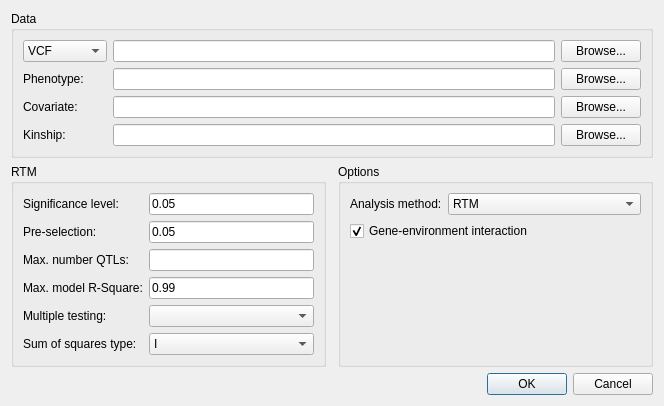
<?xml version="1.0" encoding="UTF-8"?>
<ui version="4.0">
 <class>DialogAssoc</class>
 <widget class="QDialog" name="DialogAssoc">
  <property name="geometry">
   <rect>
    <x>0</x>
    <y>0</y>
    <width>664</width>
    <height>397</height>
   </rect>
  </property>
  <property name="windowTitle">
   <string>Dialog</string>
  </property>
  <layout class="QGridLayout" name="gridLayout_2">
   <item row="4" column="2">
    <widget class="QDialogButtonBox" name="buttonBox">
     <property name="orientation">
      <enum>Qt::Horizontal</enum>
     </property>
     <property name="standardButtons">
      <set>QDialogButtonBox::Cancel|QDialogButtonBox::Ok</set>
     </property>
    </widget>
   </item>
   <item row="3" column="2">
    <spacer name="verticalSpacer">
     <property name="orientation">
      <enum>Qt::Vertical</enum>
     </property>
     <property name="sizeHint" stdset="0">
      <size>
       <width>20</width>
       <height>40</height>
      </size>
     </property>
    </spacer>
   </item>
   <item row="1" column="0">
    <widget class="QGroupBox" name="groupBoxRTM">
     <property name="title">
      <string>RTM</string>
     </property>
     <layout class="QFormLayout" name="formLayout">
      <item row="0" column="0">
       <widget class="QLabel" name="labelSignificanceLevel">
        <property name="text">
         <string>Significance level:</string>
        </property>
       </widget>
      </item>
      <item row="0" column="1">
       <widget class="QLineEdit" name="lineEditSignificanceLevel">
        <property name="text">
         <string>0.05</string>
        </property>
       </widget>
      </item>
      <item row="1" column="0">
       <widget class="QLabel" name="labelPreselection">
        <property name="text">
         <string>Pre-selection:</string>
        </property>
       </widget>
      </item>
      <item row="1" column="1">
       <widget class="QLineEdit" name="lineEditPreselection">
        <property name="text">
         <string>0.05</string>
        </property>
       </widget>
      </item>
      <item row="2" column="0">
       <widget class="QLabel" name="labelMaxNumQTLs">
        <property name="text">
         <string>Max. number QTLs:</string>
        </property>
       </widget>
      </item>
      <item row="2" column="1">
       <widget class="QLineEdit" name="lineEditMaxNumQTLs"/>
      </item>
      <item row="3" column="0">
       <widget class="QLabel" name="labelMaxModelRSquare">
        <property name="text">
         <string>Max. model R-Square:</string>
        </property>
       </widget>
      </item>
      <item row="3" column="1">
       <widget class="QLineEdit" name="lineEditMaxModelRSquare">
        <property name="text">
         <string>0.99</string>
        </property>
       </widget>
      </item>
      <item row="4" column="0">
       <widget class="QLabel" name="labelMultTest">
        <property name="text">
         <string>Multiple testing:</string>
        </property>
       </widget>
      </item>
      <item row="4" column="1">
       <widget class="QComboBox" name="comboBoxMultTest">
        <item>
         <property name="text">
          <string/>
         </property>
        </item>
        <item>
         <property name="text">
          <string>BON</string>
         </property>
        </item>
        <item>
         <property name="text">
          <string>FDR</string>
         </property>
        </item>
       </widget>
      </item>
      <item row="5" column="0">
       <widget class="QLabel" name="labelSumSqrType">
        <property name="text">
         <string>Sum of squares type:</string>
        </property>
       </widget>
      </item>
      <item row="5" column="1">
       <widget class="QComboBox" name="comboBoxSumSqrType">
        <item>
         <property name="text">
          <string>I</string>
         </property>
        </item>
        <item>
         <property name="text">
          <string>III</string>
         </property>
        </item>
       </widget>
      </item>
     </layout>
    </widget>
   </item>
   <item row="0" column="0" colspan="3">
    <widget class="QGroupBox" name="groupBoxData">
     <property name="title">
      <string>Data</string>
     </property>
     <layout class="QGridLayout" name="gridLayout">
      <item row="0" column="0">
       <widget class="QComboBox" name="comboBoxGenotype">
        <item>
         <property name="text">
          <string>VCF</string>
         </property>
        </item>
        <item>
         <property name="text">
          <string>PED/MAP</string>
         </property>
        </item>
        <item>
         <property name="text">
          <string>HapMap</string>
         </property>
        </item>
        <item>
         <property name="text">
          <string>Genotype</string>
         </property>
        </item>
       </widget>
      </item>
      <item row="0" column="1">
       <widget class="QLineEdit" name="lineEditGenotype"/>
      </item>
      <item row="0" column="2">
       <widget class="QPushButton" name="pushButtonGenotype">
        <property name="text">
         <string>Browse...</string>
        </property>
       </widget>
      </item>
      <item row="1" column="0">
       <widget class="QLabel" name="labelPhenotype">
        <property name="text">
         <string>Phenotype:</string>
        </property>
       </widget>
      </item>
      <item row="1" column="1">
       <widget class="QLineEdit" name="lineEditPhenotype"/>
      </item>
      <item row="1" column="2">
       <widget class="QPushButton" name="pushButtonPhenotype">
        <property name="text">
         <string>Browse...</string>
        </property>
       </widget>
      </item>
      <item row="2" column="0">
       <widget class="QLabel" name="labelCovariate">
        <property name="text">
         <string>Covariate:</string>
        </property>
       </widget>
      </item>
      <item row="2" column="1">
       <widget class="QLineEdit" name="lineEditCovariate"/>
      </item>
      <item row="2" column="2">
       <widget class="QPushButton" name="pushButtonCovariate">
        <property name="text">
         <string>Browse...</string>
        </property>
       </widget>
      </item>
      <item row="3" column="0">
       <widget class="QLabel" name="labelKinship">
        <property name="text">
         <string>Kinship:</string>
        </property>
       </widget>
      </item>
      <item row="3" column="1">
       <widget class="QLineEdit" name="lineEditKinship"/>
      </item>
      <item row="3" column="2">
       <widget class="QPushButton" name="pushButtonKinship">
        <property name="text">
         <string>Browse...</string>
        </property>
       </widget>
      </item>
     </layout>
    </widget>
   </item>
   <item row="1" column="2">
    <widget class="QGroupBox" name="groupBoxOptions">
     <property name="title">
      <string>Options</string>
     </property>
     <layout class="QFormLayout" name="formLayout_2">
      <item row="0" column="0">
       <widget class="QLabel" name="labelMethod">
        <property name="text">
         <string>Analysis method:</string>
        </property>
       </widget>
      </item>
      <item row="0" column="1">
       <widget class="QComboBox" name="comboBoxMethod">
        <item>
         <property name="text">
          <string>RTM</string>
         </property>
        </item>
        <item>
         <property name="text">
          <string>LM</string>
         </property>
        </item>
        <item>
         <property name="text">
          <string>LMM</string>
         </property>
        </item>
       </widget>
      </item>
      <item row="1" column="0" colspan="2">
       <widget class="QCheckBox" name="checkBoxGxE">
        <property name="text">
         <string>Gene-environment interaction</string>
        </property>
        <property name="checked">
         <bool>true</bool>
        </property>
       </widget>
      </item>
     </layout>
    </widget>
   </item>
  </layout>
 </widget>
 <tabstops>
  <tabstop>comboBoxGenotype</tabstop>
  <tabstop>lineEditGenotype</tabstop>
  <tabstop>pushButtonGenotype</tabstop>
  <tabstop>lineEditPhenotype</tabstop>
  <tabstop>pushButtonPhenotype</tabstop>
  <tabstop>lineEditCovariate</tabstop>
  <tabstop>pushButtonCovariate</tabstop>
  <tabstop>lineEditKinship</tabstop>
  <tabstop>pushButtonKinship</tabstop>
  <tabstop>lineEditSignificanceLevel</tabstop>
  <tabstop>lineEditPreselection</tabstop>
  <tabstop>lineEditMaxNumQTLs</tabstop>
  <tabstop>lineEditMaxModelRSquare</tabstop>
  <tabstop>comboBoxMultTest</tabstop>
  <tabstop>comboBoxSumSqrType</tabstop>
  <tabstop>comboBoxMethod</tabstop>
  <tabstop>checkBoxGxE</tabstop>
 </tabstops>
 <resources/>
 <connections>
  <connection>
   <sender>buttonBox</sender>
   <signal>accepted()</signal>
   <receiver>DialogAssoc</receiver>
   <slot>accept()</slot>
   <hints>
    <hint type="sourcelabel">
     <x>248</x>
     <y>254</y>
    </hint>
    <hint type="destinationlabel">
     <x>157</x>
     <y>274</y>
    </hint>
   </hints>
  </connection>
  <connection>
   <sender>buttonBox</sender>
   <signal>rejected()</signal>
   <receiver>DialogAssoc</receiver>
   <slot>reject()</slot>
   <hints>
    <hint type="sourcelabel">
     <x>316</x>
     <y>260</y>
    </hint>
    <hint type="destinationlabel">
     <x>286</x>
     <y>274</y>
    </hint>
   </hints>
  </connection>
 </connections>
</ui>
